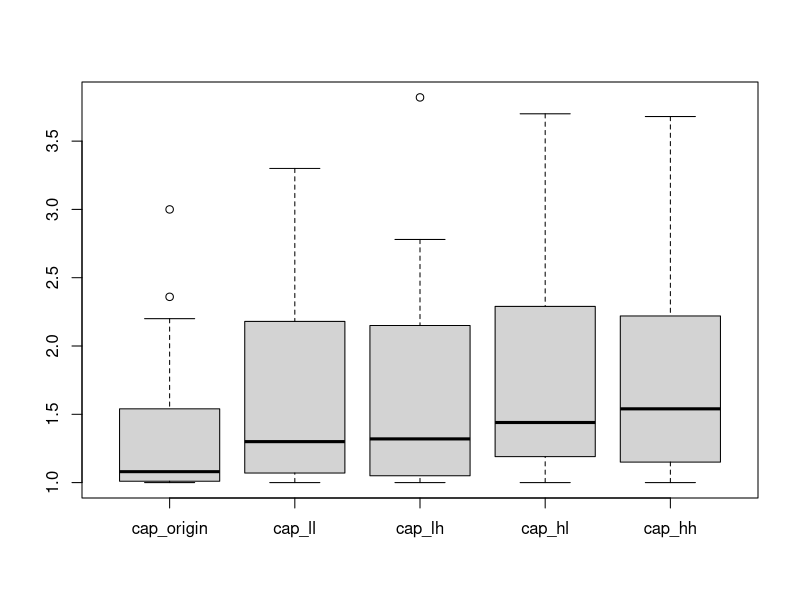
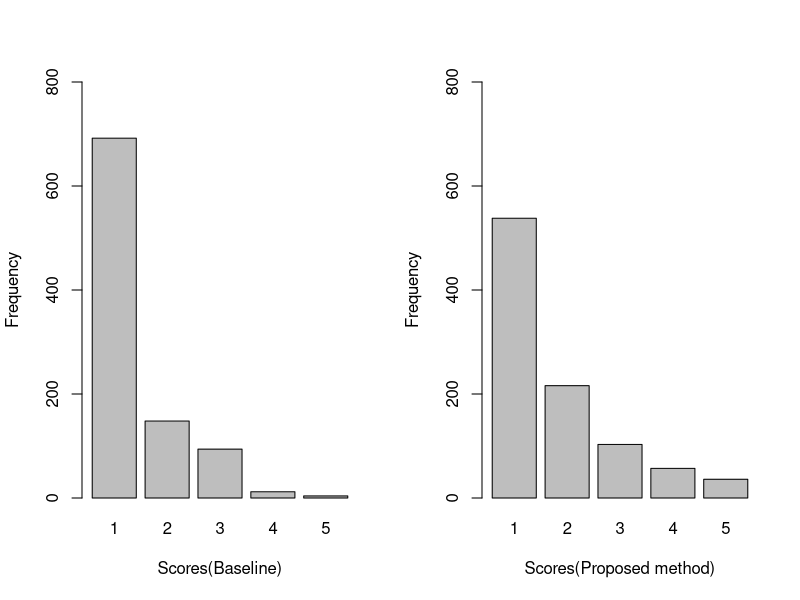

Generate these figures, in order, with R: (Note: this script raises an error after producing the figures.)
setwd('~/../../../media/matasuke/Ubuntu01/Projects/Humor_Generator/experiments/analysis/data/exp1_with_original_caps_and_animals/')
exp1 <- read.csv('exp1_result.csv')
pre_survey <- read.csv('pre_survey_result.csv')


#extract data which age is distributed from 20 to 29.
# row 6 canavo and 24 REMINDER62 are seems to not to be used. because her score distribution is not goold. scores for original caption is highter than other caps.
exp1 = exp1[c(1:4, 7:8, 10:14, 16:23),]
pre_survey = pre_survey[c(1:2, 4:6, 8:13, 16:18, 21:25, 27:28), ]


SQH_score <- apply(pre_survey[4:7], MARGIN=1, sum)
MSHS_score <- apply(pre_survey[8:11], MARGIN=1, sum)

pre_survey_scores <- cbind(pre_survey[0:3], SQH_score, MSHS_score)

# bind scores with exp1
data <- merge(pre_survey_scores, exp1, by.x=c('age', 'name', 'sex'))

#merge result date with test_data
#merged_data = merge(data, test_data, by.x=c('image'))

EXP_NUM = 50
SUBJECT_NUM=19
SIMS = c('origin', 'll', 'lh', 'hl', 'hh')

# calculate sum of all subjects for each sims
humor_scores = data.frame(data[1:5])
for(i in SIMS){
  label = paste('cap_', i, sep="")
  score = 0
  for(j in 1:EXP_NUM){
    name = paste('exp1_q', j, '_', i, sep="")
    score = score + data[name]
  }
  colnames(score) <- label
  humor_scores = data.frame(humor_scores, score)
  #transform(humor_scores, label=score)
}

cap_scores_sum = humor_scores[6:10]
# has to validate normality.
# 大数の法則により，正規分布になっているはず

cap_scores_mean = cap_scores_sum / EXP_NUM


#mean scores by col
summary(cap_scores_mean)
each_cap_mean = apply(cap_scores_mean, MARGIN=2, mean)

#boxplot
boxplot(cap_scores_mean)

#each sim mean scores per subjects
origin = cap_scores_mean$cap_origin
ll = cap_scores_mean$cap_ll
lh = cap_scores_mean$cap_lh
hl = cap_scores_mean$cap_hl
hh = cap_scores_mean$cap_hh





# mean of scores per each subject is inevitably based on normal distribution.
# so shapiro's test is not necessary.
shapiro.test(origin)
shapiro.test(ll)
shapiro.test(lh)
shapiro.test(hl)
shapiro.test(hh)

# Two factor analysis of variance
all_mean_data <- c(ll, lh, hl, hh)
img_sim <- factor(c(rep('画像高', 40), rep('画像低', 40)))
word_sim <- factor(rep(c(rep('単語高', 20), rep('単語低', 20)),2))
levels <- factor(rep(1:20, 4))
#summary(aov(all_mean_data))












# here just need to check difference between origin caps and hl captions.
# origin caps
origin_caps = data.frame(data[1:3])
for(i in 1:EXP_NUM){
  name = paste('exp1_q', i, '_origin', sep="")
  origin_caps = data.frame(origin_caps, data[name])
}

# low low caps
ll_caps = data.frame(data[1:3])
for(i in 1:EXP_NUM){
  name = paste('exp1_q', i, '_ll', sep="")
  ll_caps = data.frame(ll_caps, data[name])
}

# low high caps
lh_caps = data.frame(data[1:3])
for(i in 1:EXP_NUM){
  name = paste('exp1_q', i, '_lh', sep="")
  lh_caps = data.frame(lh_caps, data[name])
}

# high low caps
hl_caps = data.frame(data[1:3])
for(i in 1:EXP_NUM){
  name = paste('exp1_q', i, '_hl', sep="")
  hl_caps = data.frame(hl_caps, data[name])
}

# high high caps
hh_caps = data.frame(data[1:3])
for(i in 1:EXP_NUM){
  name = paste('exp1_q', i, '_hh', sep="")
  hh_caps = data.frame(hh_caps, data[name])
}


# calculate frequency of each similarities

#calc frequency for origin caps
origin_count = c()
for(i in 1:SUBJECT_NUM){
  origin_count = append(origin_count, as.numeric(origin_caps[i, 4:53]))
}
origin_freq = table(origin_count)

#calc frequency for low low caption
ll_count = c()
for(i in 1:SUBJECT_NUM){
  ll_count = append(ll_count, as.numeric(ll_caps[i, 4:53]))
}
ll_freq = table(ll_count)


#calc frequency for low high caption
lh_count = c()
for(i in 1:SUBJECT_NUM){
  lh_count = append(lh_count, as.numeric(lh_caps[i, 4:53]))
}
lh_freq = table(lh_count)


#calc frequency for high low caption
hl_count = c()
for(i in 1:SUBJECT_NUM){
  hl_count = append(hl_count, as.numeric(hl_caps[i, 4:53]))
}
hl_freq = table(hl_count)


#calc frequency for high high caption
hh_count = c()
for(i in 1:SUBJECT_NUM){
  hh_count = append(hh_count, as.numeric(hh_caps[i, 4:53]))
}
hh_freq = table(hh_count)


# create each freq barplot
#par(mfrow=c(3,2))
par(mfrow=c(1,2))
barplot(origin_freq, main="", xlab="Scores(Baseline)" , ylab="Frequency", ylim=c(0,800))
#barplot(ll_freq, main="LL captions", xlab="Scores(LL Captions)" , ylab="Frequency", ylim=c(0,1100))
#barplot(lh_freq, main="LH captions", xlab="Scores(LH Captions)" , ylab="Frequency", ylim=c(0,1100))
barplot(hl_freq, main="", xlab="Scores(Proposed method)" , ylab="Frequency", ylim=c(0,800))
#barplot(hh_freq, main="HH captions", xlab="Scores(HH Captions)" , ylab="Frequency", ylim=c(0,1100))

#friedman test and Wilcoxon signed rank test
#install.packages("exactRankTests", repos="http://cran.ism.ac.jp/")
library(exactRankTests)

#calculate each median.
humor_scores_origin = data.frame(data[1:5])
for(j in 1:EXP_NUM){
  name = paste('exp1_q', j, '_origin', sep="")
  humor_scores_origin = merge(humor_scores_origin, data[name])
}
humor_scores_origin = data.frame(humor_scores, score)



#friedman.test(y=matrix(c(ll, lh, hl, hh),ncol=4))
wilcox.exact(x=origin,y=ll,paired=T) # No difference between origin cap and ll cap.
wilcox.exact(x=origin,y=lh,paired=T) # No difference between origin cap and lh cap.
wilcox.exact(x=origin,y=hl,paired=T) # there is difference between origin cap and hl cap.
wilcox.exact(x=origin,y=hh,paired=T) # there is difference between origin cap and hh cap.
wilcox.exact(x=ll,y=lh,paired=T) # No difference between ll cap and lh cap.
wilcox.exact(x=ll,y=hl,paired=T) # there is difference between ll cap and hl cap.
wilcox.exact(x=ll,y=hh,paired=T) # No firrerence between ll cap and hh cap.
wilcox.exact(x=lh,y=hl,paired=T) # There is difference between lh cap and hl cap.
wilcox.exact(x=lh,y=hh,paired=T) # There is difference between lh cap and hh.
wilcox.exact(x=hl,y=hh,paired=T) # No difference between hl cap and hh cap.

#create plot for each subjects